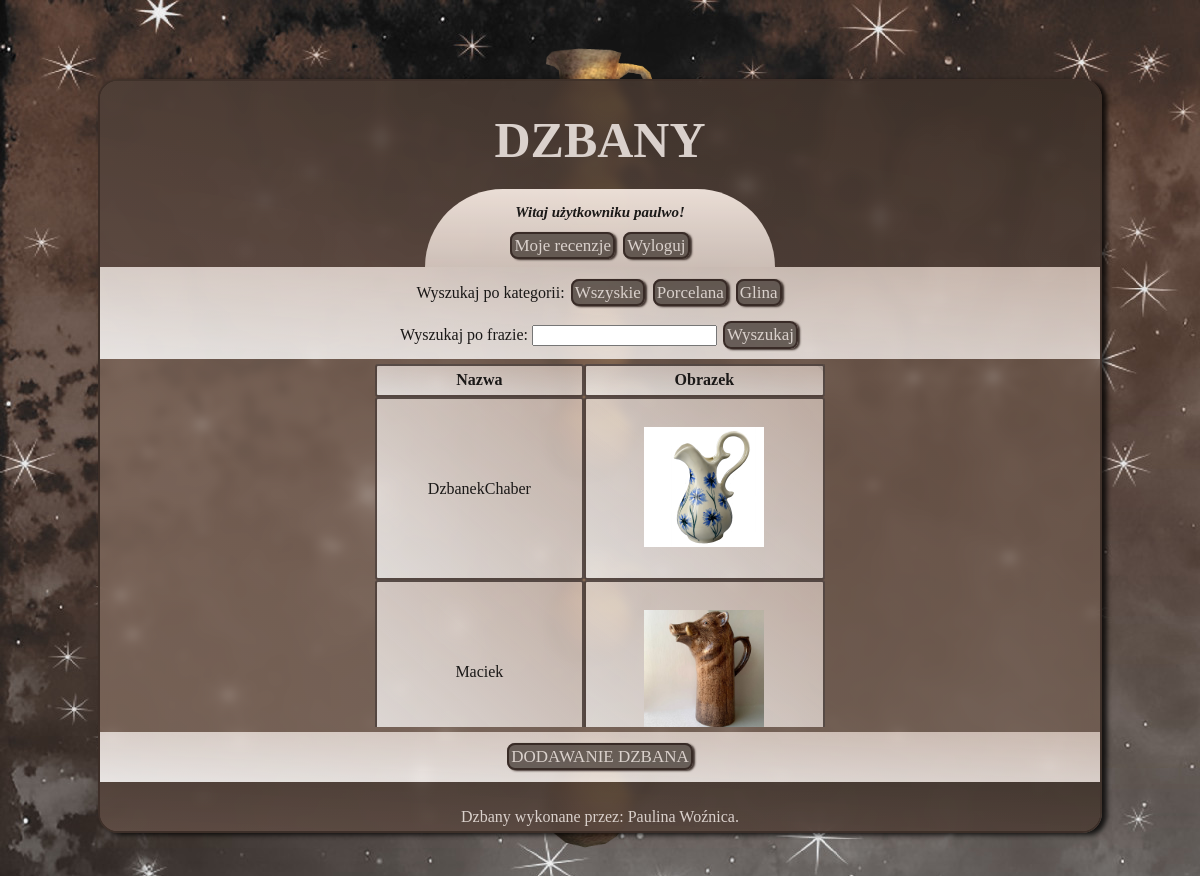
Screenshot of /index.php?idKat=1 (signed in) with the database file from the repository.
### tables this page shows
CREATE TABLE `kategorie` (
  `Id` int(10) UNSIGNED NOT NULL,
  `nazwa` varchar(50) NOT NULL,
  `opis` text NOT NULL
);

CREATE TABLE `dzbany` (
  `id` int(10) UNSIGNED NOT NULL,
  `idKategorii` int(10) UNSIGNED NOT NULL,
  `nazwa` varchar(50) NOT NULL,
  `obrazek` varchar(50) NOT NULL,
  `opis` text NOT NULL,
  `pojemnosc` int(11) NOT NULL,
  `wysokosc` int(11) NOT NULL
);

### index.php (the view, shortened to what this page needs)
<!DOCTYPE html>
<html lang="pl">
<head>
    <link rel="stylesheet" href="style.css">
</head>
<body>
    <?php
        require("db.php");
    ?>
    <img src="tlo1.png" class="tlo_img">
    <img src="tlo1.png" class="tlo_img2">
    <img src="tlo1.png" class="tlo_img4">
    <img src="tlo1.png" class="tlo_img5">
    <img src="tlo1.png" class="tlo_img6">
    <div class="glowny">
    <header>
        <h1>DZBANY</h1>
        <?php include("powitanie.php");?>
        </div>
    </header>
    <article>
        <div class="wyszukiwanie">
        <p>Wyszukaj po kategorii:
        <?php
            $sql = "SELECT id, nazwa FROM kategorie";
            $result = $conn->query($sql);
            echo "<a href='index.php' class='przyciski'> Wszyskie</a>";
            while($row = $result->fetch_object()){
                echo " <a href='index.php?idKat={$row->id}' class='przyciski'>{$row->nazwa}</a>";
            }
        ?>
        </p>
        <form>
                <label for="fraza">Wyszukaj po frazie:</label>
                <input type="text" name="fraza">
                <input type="submit" value="Wyszukaj" class='przyciski'>
        </form>
        </div>
        <div class="tabela">
        <div class="scroll">
        <?php
            $sql = "SELECT id, nazwa, obrazek FROM dzbany";
            if(isset($_GET["idKat"])){
                $idKat = $_GET["idKat"];
                $sql .= " WHERE idKategorii = $idKat";
            }elseif(isset($_GET["fraza"])){
                $fraza = $_GET["fraza"];
                $sql .= " WHERE nazwa LIKE '%$fraza%'";
            }
            $result = $conn->query($sql);
            if($result->num_rows > 0){
                echo "<table>";
                echo "<tr><th>Nazwa</th><th>Obrazek</th></tr>";
                while($row = $result->fetch_object()){
                    echo "<tr><td>{$row->nazwa}</td><td><a href='details.php?id={$row->id}'><img src='obrazki/{$row->obrazek}'></a></td></tr>";
                }
                echo "</table>";
            }else{
                echo "Nie masz takich dzbanów w swojej kolekcji";
            }
        ?>
        </div>
        </div>
        <div class="dolny_pasek">
        <a href="insertForm.php" class="przyciski">DODAWANIE DZBANA</a>
        </div>
    </article>
    <footer>
            <p>Dzbany wykonane przez: Paulina Woźnica.</p>
    </footer>
    </div>
</body>
</html>

### style.css (style rules this page uses)
html { height: 100%; }
body { background: linear-gradient(to right top, #ede3d7,#79675c); background-image: url(tlo.jpg); height: 100%; margin: 0px; display: flex; justify-content: center; align-items: center; overflow: hidden; }
.glowny { width: 1000px; height: 750px; background: linear-gradient(to right top, #887164c7,#614d41bd); overflow: auto; padding: 0px; border: #362924da 2px solid; border-radius: 20px; box-shadow: 5px 2px 5px #000000c9; display: flex; flex-direction: column; align-items: stretch; backdrop-filter: blur(5px); font-family: Georgia, 'Times New Roman', Times, serif; color: #1a1817;; }
.tlo_img { position: absolute; top:5%; animation: lataniewprawo 30s infinite linear; }
.tlo_img2 { position: absolute; top:60%; animation: lataniewprawo 15s infinite linear ; }
.tlo_img4 { position: absolute; size: 400px; top:15%; animation: lataniewlewo 30s infinite linear; }
.tlo_img5 { position: absolute; top:40%; animation: lataniewlewo 15s infinite linear; }
.tlo_img6 { position: absolute; top:80%; animation: lataniewlewo 20s infinite linear; }
img { height: 120px; }
header,footer { background: linear-gradient(to right top, #4e3d379f,#2e251fa9); padding: 10px; text-align: center; color: #dad1cc; padding-bottom: 0px; display: flex; flex-direction: column; align-items: center; }
header { height: 180px; }
footer { height: 30px; padding-bottom: 10px; }
h1 { font-size: 50px; margin: 20px; }
article { display: flex; flex-direction: column; }
.wyszukiwanie { background: linear-gradient(to right top, #ffffffd3,#f7e7dea9); margin: 0px; padding-bottom: 8px; text-align: center; }
.przyciski { text-decoration: none; background-color: #2e251fa9; color: #dad1cc; border: #362924f1 2px solid; padding: 2px; font-size: 17px; font-family: Georgia, 'Times New Roman', Times, serif; box-shadow: 2px 1px 2px #362924f1; margin: 2px; border-radius: 8px; }
.dolny_pasek { background: linear-gradient(to right top, #ffffffd3,#f7e7dea9); margin: 0px; padding: 15px; text-align: center; }
.tabela { height: 363px; display: flex; align-items: center; justify-content: center; padding: 5px; }
.scroll { height: 100%; overflow-y: auto; overflow-x:hidden; }
table { height: 400px; text-align: center; width: 450px; border-spacing: 0; box-shadow: 5px 2px 10px #000000c9; border-radius: 15px; }
td,th { border: #362924cc 2px solid; margin: 0px; background: linear-gradient(to right top, #ffffffc4,#f7e7de98); border-radius: 3px; color: #1b1918; }

### rows the page displays
kategorie: nazwa "Porcelana"
kategorie: nazwa "Glina"
dzbany: nazwa "DzbanekChaber", obrazek (picture)
dzbany: nazwa "Maciek", obrazek (picture)

### other values shown
$_SESSION["login"] "paulwo"
